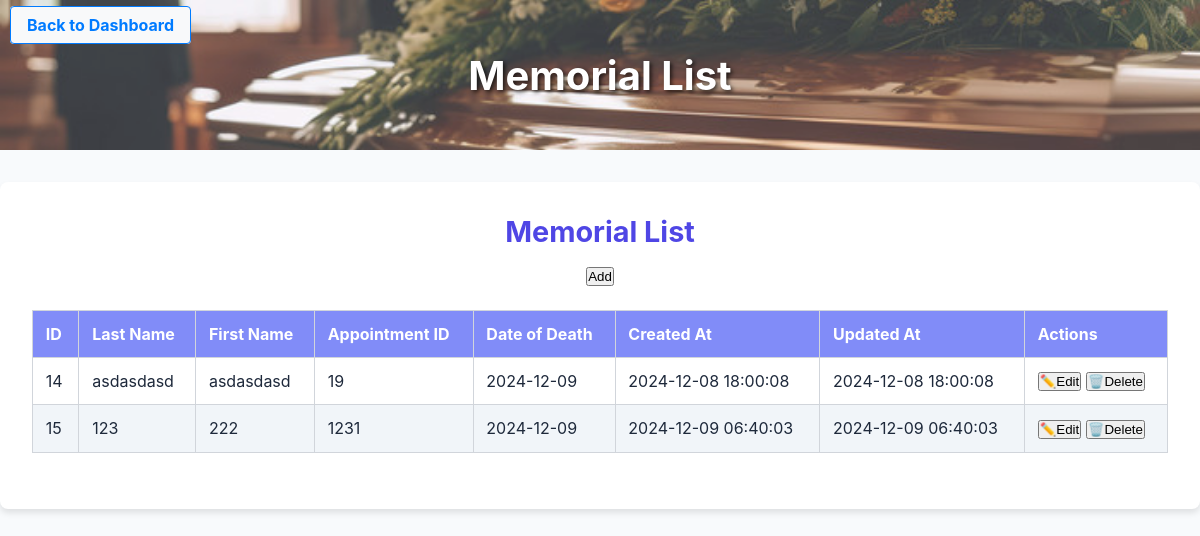
/backend/admin/memorials.php, run on the app's committed database.
### tables this page shows
CREATE TABLE IF NOT EXISTS `memorials` (
  `id` int(11) NOT NULL AUTO_INCREMENT,
  `last_name` varchar(255) NOT NULL,
  `first_name` varchar(255) NOT NULL,
  `appointment_id` int(11) NOT NULL,
  `date_of_death` date DEFAULT NULL,
  `created_at` timestamp NULL DEFAULT current_timestamp(),
  `updated_at` timestamp NULL DEFAULT current_timestamp() ON UPDATE current_timestamp(),
  PRIMARY KEY (`id`),
  KEY `appointment_id` (`appointment_id`)
);

### backend/admin/memorials.php (the view, shortened to what this page needs)
<?php
include('../includes/db_connection.php');
$result = $conn->query("SELECT * FROM memorials");
?>
<!DOCTYPE html>
<html lang="en">
<head>
    <link rel="stylesheet" href="../css/manage/manage.css">
</head>
<body>
    <div class="back-to-dashboard-container">
        <a href="dashboard.php" class="back-to-dashboard-btn">
            Back to Dashboard
        </a>
    </div>
    <header class="banner">
        <img src="../Assets/Image/banner.jpg" alt="Funeral Services" class="banner-image">
        <div class="banner-text">
            <h1>Memorial List</h1>
        </div>
    </header>
    <div class="container">
        <div class="user-list-container">
            <h2>Memorial List</h2>
            <button class="add-btn" onclick="openModal('add')">Add</button>
            <table>
                <thead>
                    <tr>
                        <th>ID</th>
                        <th>Last Name</th>
                        <th>First Name</th>
                        <th>Appointment ID</th>
                        <th>Date of Death</th>
                        <th>Created At</th>
                        <th>Updated At</th>
                        <th>Actions</th>
                    </tr>
                </thead>
                <tbody>
                    <?php while ($row = $result->fetch_assoc()) : ?>
                        <tr>
                            <td><?php echo $row['id']; ?></td>
                            <td><?php echo $row['last_name']; ?></td>
                            <td><?php echo $row['first_name']; ?></td>
                            <td><?php echo $row['appointment_id']; ?></td>
                            <td><?php echo $row['date_of_death']; ?></td>
                            <td><?php echo $row['created_at']; ?></td>
                            <td><?php echo $row['updated_at']; ?></td>
                            <td>
                                <button class="edit-btn" onclick="openModal('edit', <?php echo $row['id']; ?>)">Edit</button>
                                <button class="delete-btn" onclick="confirmDelete(<?php echo $row['id']; ?>)">Delete</button>
                            </td>
                        </tr>
                    <?php endwhile; ?>
                </tbody>
            </table>
        </div>
    </div>
</body>
</html>

### backend/css/Manage/manage.css (style rules this page uses)
:root { --primary-color: #4f46e5; --secondary-color: #818cf8; --accent-color: #facc15; --bg-color: #f8fafc; --text-color: #1e293b; --font-family: 'Inter', sans-serif; }
* { margin: 0; padding: 0; box-sizing: border-box; }
body { font-family: var(--font-family); background-color: var(--bg-color); color: var(--text-color); min-height: 100vh; display: flex; flex-direction: column; align-items: center; justify-content: flex-start; transition: all 0.3s ease; }
header.banner { width: 100%; position: relative; height: 150px; overflow: hidden; }
header.banner img { width: 100%; height: 100%; object-fit: cover; opacity: 0.8; }
header .banner-text { position: absolute; top: 50%; left: 50%; transform: translate(-50%, -50%); color: white; text-shadow: 2px 2px 4px rgba(0, 0, 0, 0.7); text-align: center; }
header .banner-text h1 { font-size: 2.5rem; margin: 0; }
.container { background: white; padding: 2rem; border-radius: 8px; box-shadow: 0 4px 6px rgba(0, 0, 0, 0.1); width: 100%; margin: 2rem auto; text-align: center; max-width: auto; }
.container h2 { font-size: 1.8rem; color: var(--primary-color); margin-bottom: 1rem; }
table { width: 100%; border-collapse: collapse; margin: 1.5rem auto; font-size: 1rem; }
table th, table td { padding: 0.8rem; text-align: left; border: 1px solid #d1d5db; }
table th { background-color: var(--secondary-color); color: white; font-weight: bold; }
table td { font-size: 1rem; color: var(--text-color); }
table tr:nth-child(even) { background-color: #f1f5f9; }
.edit-btn::before { content: '✏️'; }
.delete-btn::before { content: '🗑️'; }
.back-to-dashboard-container { position: absolute; top: 15px; left: 10px; z-index: 100; }
.back-to-dashboard-btn { text-decoration: none; color: #007BFF; font-weight: bold; padding: 8px 16px; border: 1px solid #007BFF; border-radius: 4px; background-color: #f8f9fa; transition: background-color 0.3s, color 0.3s; }

### data on the page
memorials: id "14", last_name "asdasdasd", first_name "asdasdasd", appointment "19", date_of_death "2024-12-09", created_at "2024-12-08 18:00:08", updated_at "2024-12-08 18:00:08"
memorials: id "15", last_name "123", first_name "222", appointment "1231", date_of_death "2024-12-09", created_at "2024-12-09 06:40:03", updated_at "2024-12-09 06:40:03"
